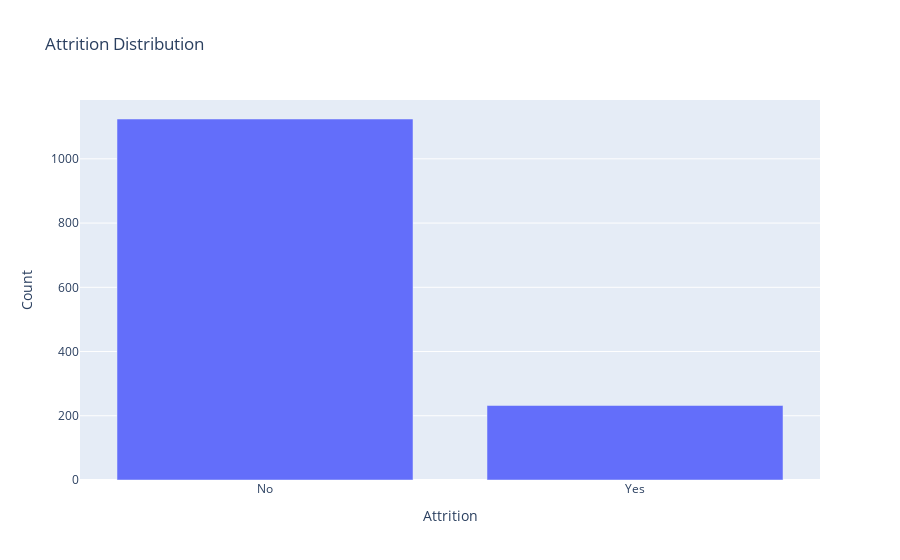

Here is the notebook cell this chart was saved with:
### Markdown cell above
<div style="background-color:#0f2027;
            padding:25px;
            border-radius:12px;
            border:1px solid #00c6ff;
            margin-top:20px;">

<h3 style="
    color:#00e5ff;
    font-family:Segoe UI, sans-serif;
    font-size:20px;
    font-weight:700;">
9.1 Bar Charts
</h3>

</div>

### Code cell
import plotly.express as px

counts = df['Attrition'].value_counts().reset_index()
counts.columns = ['Attrition', 'Count']
plt.figure(figsize=(8,6))
fig = px.bar(counts,
             x='Attrition',
             y='Count',
             title='Attrition Distribution')

fig.show()

### Figure 1 — Plotly figure (JSON) as saved in the notebook; plotly's stock layout.template omitted (floating-point values rounded to 4 significant figures)
{"data": [{"hovertemplate": "Attrition=%{x}<br>Count=%{y}<extra></extra>", "legendgroup": "", "marker": {"color": "#636efa", "pattern": {"shape": ""}}, "name": "", "orientation": "v", "showlegend": false, "textposition": "auto", "type": "bar", "x": ["No", "Yes"], "xaxis": "x", "y": [1124, 232], "yaxis": "y"}], "layout": {"barmode": "relative", "legend": {"tracegroupgap": 0}, "title": {"text": "Attrition Distribution"}, "xaxis": {"anchor": "y", "domain": [0, 1], "title": {"text": "Attrition"}}, "yaxis": {"anchor": "x", "domain": [0, 1], "title": {"text": "Count"}}}}
